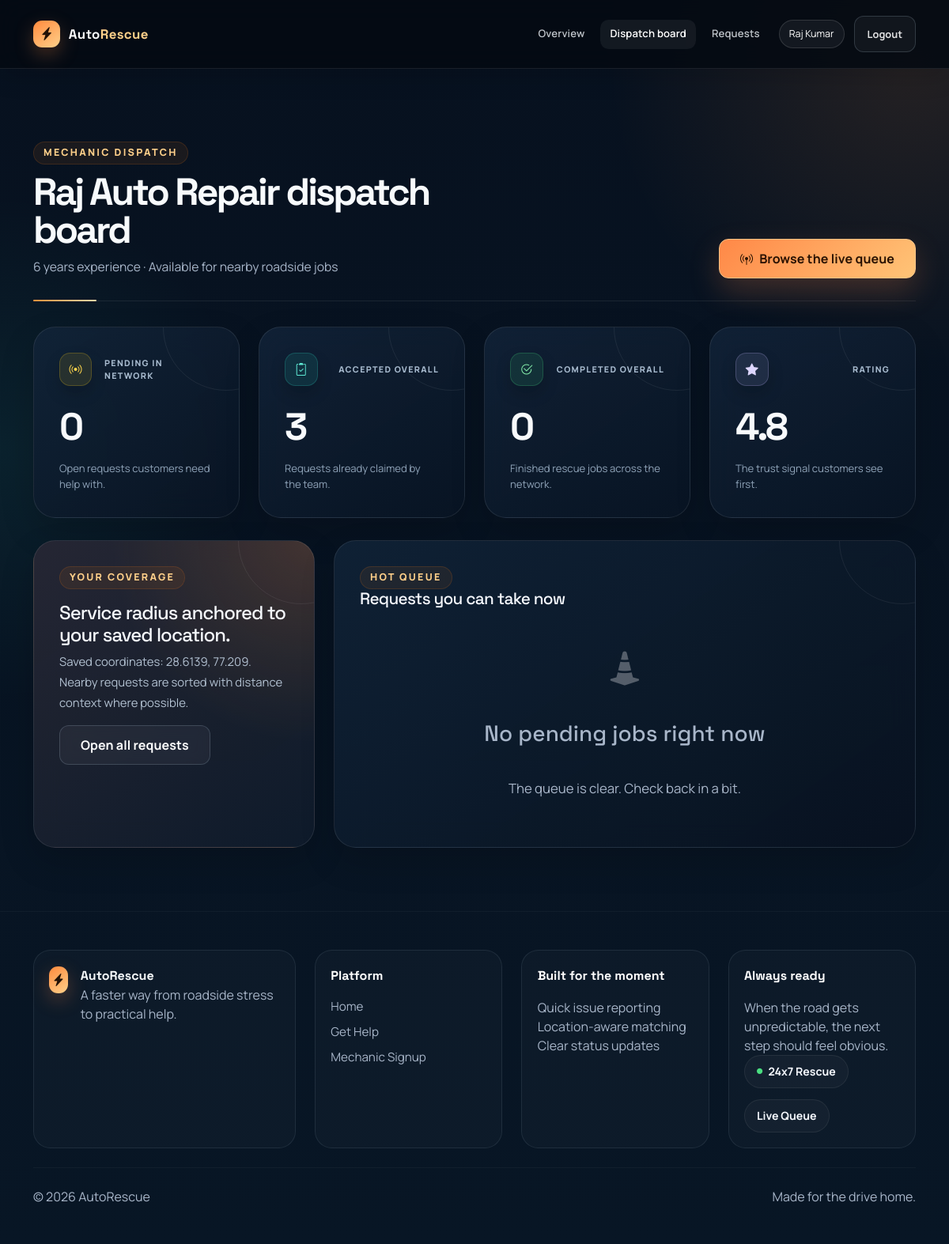
Screenshot of /mechanic-dashboard (signed in) with the database file from the repository.
### models/users.py (models this page shows, shortened)
class User(db.Model):
    __tablename__ = "users"
    id = db.Column(db.Integer, primary_key=True)
    name = db.Column(db.String(100), nullable=False)
    email = db.Column(db.String(100), unique=True, nullable=False, index=True)
    mobile = db.Column(db.String(15), nullable=False)
    password = db.Column(db.String(255), nullable=False)
    role = db.Column(db.String(20), nullable=False, default='customer')
    created_at = db.Column(db.DateTime, default=datetime.utcnow)
    updated_at = db.Column(db.DateTime, default=datetime.utcnow, onupdate=datetime.utcnow)

### models/mechanic.py (models this page shows, shortened)
class Mechanic(db.Model):
    __tablename__ = "mechanics"
    id = db.Column(db.Integer, primary_key=True)
    user_id = db.Column(db.Integer, db.ForeignKey('users.id'), unique=True, nullable=False, index=True)
    shop_name = db.Column(db.String(100), nullable=False)
    experience = db.Column(db.Integer, default=0)
    latitude = db.Column(db.Float, nullable=False)
    longitude = db.Column(db.Float, nullable=False)
    availability = db.Column(db.String(20), default='Available', index=True)
    rating = db.Column(db.Float, default=0.0)
    created_at = db.Column(db.DateTime, default=datetime.utcnow)
    updated_at = db.Column(db.DateTime, default=datetime.utcnow, onupdate=datetime.utcnow)

### app.py (the view)
@app.route("/mechanic-dashboard")
@login_required
@role_required("mechanic")
def mechanic_dashboard():
    user = get_current_user()
    mechanic = Mechanic.query.filter_by(user_id=user.id).first()
    pending_requests = (
        ServiceRequest.query.filter_by(status="Pending")
        .order_by(ServiceRequest.created_at.desc())
        .all()
    )
    network_stats = build_request_stats(ServiceRequest.query.order_by(ServiceRequest.created_at.desc()).all())
    enriched_requests = [serialize_request(item, mechanic, include_customer=True) for item in pending_requests[:6]]
    return render_template(
        "mechanic_dashboard.html",
        user=user,
        mechanic=mechanic,
        requests=enriched_requests,
        stats=network_stats,
    )

### app.py (called while the page is built)
@app.context_processor
def inject_layout_context():
    return {"current_year": datetime.utcnow().year}

def get_current_user():
    user_id = session.get("user_id")
    if not user_id:
        return None
    return db.session.get(User, user_id)

def login_required(view_func):
    @wraps(view_func)
    def wrapped_view(*args, **kwargs):
        user = get_current_user()
        if not user:
            session.clear()
            if wants_json_response():
                return json_error("Please log in to continue.", 401, redirect_url=url_for("login"))
            return redirect(url_for("login"))
        return view_func(*args, **kwargs)
    return wrapped_view

def role_required(role):
    def decorator(view_func):
        @wraps(view_func)
        def wrapped_view(*args, **kwargs):
            user = get_current_user()
            if not user:
                session.clear()
                if wants_json_response():
                    return json_error("Please log in to continue.", 401, redirect_url=url_for("login"))
                return redirect(url_for("login"))
            if user.role != role:
                abort(403)
            return view_func(*args, **kwargs)
        return wrapped_view
    return decorator

def build_request_stats(requests):
    stats = {
        "total": len(requests),
        "pending": 0,
        "accepted": 0,
        "completed": 0,
    }
    for service_request in requests:
        status_key = service_request.status.lower()
        if status_key in stats:
            stats[status_key] += 1
    return stats

### templates/mechanic_dashboard.html (shortened to what this page needs)
{% extends "base.html" %}
{% block body_class %}dashboard-page{% endblock %}
{% block content %}
<section class="section-space">
    <div class="container">
        <div class="page-heading">
            <div>
                <span class="eyebrow">Mechanic dispatch</span>
                <h1>{{ mechanic.shop_name if mechanic else user.name }} dispatch board</h1>
                <p>{% if mechanic %}{{ mechanic.experience }} years experience &middot; {{ mechanic.availability }} for nearby roadside jobs{% else %}Complete your mechanic profile to improve route accuracy.{% endif %}</p>
            </div>
            <a href="{{ url_for('available_requests') }}" class="btn btn-rescue-primary"><i class="bi bi-broadcast-pin"></i> Browse the live queue</a>
        </div>
        <div class="row g-4">
            <div class="col-md-6 col-xl-3">
                <div class="dashboard-card stat-surface stat-card stat-card-pending">
                    <div class="stat-card-top"><span class="stat-icon"><i class="bi bi-broadcast"></i></span><span class="stat-kicker">Pending in network</span></div>
                    <strong>{{ stats.pending }}</strong>
                    <p>Open requests customers need help with.</p>
                </div>
            </div>
            <div class="col-md-6 col-xl-3">
                <div class="dashboard-card stat-surface stat-card stat-card-accepted">
                    <div class="stat-card-top"><span class="stat-icon"><i class="bi bi-clipboard2-check"></i></span><span class="stat-kicker">Accepted overall</span></div>
                    <strong>{{ stats.accepted }}</strong>
                    <p>Requests already claimed by the team.</p>
                </div>
            </div>
            <div class="col-md-6 col-xl-3">
                <div class="dashboard-card stat-surface stat-card stat-card-completed">
                    <div class="stat-card-top"><span class="stat-icon"><i class="bi bi-check2-circle"></i></span><span class="stat-kicker">Completed overall</span></div>
                    <strong>{{ stats.completed }}</strong>
                    <p>Finished rescue jobs across the network.</p>
                </div>
            </div>
            <div class="col-md-6 col-xl-3">
                <div class="dashboard-card stat-surface stat-card stat-card-rating">
                    <div class="stat-card-top"><span class="stat-icon"><i class="bi bi-star-fill"></i></span><span class="stat-kicker">Rating</span></div>
                    <strong>{{ mechanic.rating if mechanic else 4.8 }}</strong>
                    <p>The trust signal customers see first.</p>
                </div>
            </div>
        </div>
        <div class="row g-4 mt-1">
            <div class="col-lg-4">
                <div class="dashboard-card info-card action-panel">
                    <span class="eyebrow">Your coverage</span>
                    <h3>{% if mechanic %}Service radius anchored to your saved location.{% else %}Location missing for precise matching.{% endif %}</h3>
                    <p>{% if mechanic %}Saved coordinates: {{ mechanic.latitude|round(4) }}, {{ mechanic.longitude|round(4) }}. Nearby requests are sorted with distance context where possible.{% else %}Ask an admin to seed your mechanic profile or register a fresh mechanic account with location info.{% endif %}</p>
                    <a href="{{ url_for('view_requests') }}" class="btn btn-soft">Open all requests</a>
                </div>
            </div>
            <div class="col-lg-8">
                <div class="dashboard-card list-card elevated-list-card">
                    <div class="section-inline-header">
                        <div>
                            <span class="eyebrow">Hot queue</span>
                            <h3>Requests you can take now</h3>
                        </div>
                    </div>
                    {% if requests %}
                    <div class="request-grid">
                        {% for request in requests %}
                        <article class="job-card priority-{{ request.priority }}">
                            <div class="job-card-top">
                                <div>
                                    <div class="request-title">#{{ request.id }} &middot; {{ request.vehicle_type }}</div>
                                    <p>{{ request.issue_type }}</p>
                                </div>
                                <span class="priority-pill priority-{{ request.priority }}">{{ request.priority|title }}</span>
                            </div>
                            <div class="job-meta">
                                <span><i class="bi bi-geo-alt"></i> {{ request.distance_label }}</span>
                                <span><i class="bi bi-clock"></i> {{ request.created_label }}</span>
                                <span><i class="bi bi-person"></i> {{ request.customer_name or 'Customer' }}</span>
                            </div>
                            <button class="btn btn-premium w-100 mt-3" data-accept-request data-request-id="{{ request.id }}"><i class="bi bi-check2-circle"></i> Take this request</button>
                        </article>
                        {% endfor %}
                    </div>
                    {% else %}
                    <div class="empty-state">
                        <i class="bi bi-cone-striped"></i>
                        <h3>No pending jobs right now</h3>
                        <p>The queue is clear. Check back in a bit.</p>
                    </div>
                    {% endif %}
                </div>
            </div>
        </div>
    </div>
</section>
{% endblock %}

### templates/includes/header.html (shortened to what this page needs)
<nav class="topbar navbar navbar-expand-lg navbar-dark">
    <div class="container">
        <a class="navbar-brand brand-mark" href="{{ url_for('home') }}" aria-label="AutoRescue home">
            <span class="brand-badge"><i class="bi bi-lightning-charge-fill"></i></span>
            <span>Auto<span>Rescue</span></span>
        </a>
        <div class="collapse navbar-collapse" id="topNav">
            <ul class="navbar-nav ms-auto align-items-lg-center gap-lg-2">
                <li class="nav-item">
                    <a class="nav-link {% if request.endpoint == 'home' %}active{% endif %}" href="{{ url_for('home') }}">Overview</a>
                </li>
                {% if session.get('user_id') %}
                <li class="nav-item">
                    {% if session.get('user_role') == 'customer' %}
                    <a class="nav-link {% if request.endpoint == 'customer_dashboard' %}active{% endif %}" href="{{ url_for('customer_dashboard') }}">My dashboard</a>
                    {% elif session.get('user_role') == 'mechanic' %}
                    <a class="nav-link {% if request.endpoint in ['mechanic_dashboard', 'available_requests'] %}active{% endif %}" href="{{ url_for('mechanic_dashboard') }}">Dispatch board</a>
                    {% elif session.get('user_role') == 'admin' %}
                    <a class="nav-link {% if request.endpoint == 'admin_dashboard' %}active{% endif %}" href="{{ url_for('admin_dashboard') }}">Command center</a>
                    {% endif %}
                </li>
                <li class="nav-item">
                    <a class="nav-link {% if request.endpoint in ['view_requests', 'request_service', 'available_requests'] %}active{% endif %}" href="{{ url_for('view_requests') }}">Requests</a>
                </li>
                <li class="nav-item"><span class="user-pill">{{ session.get('user_name') }}</span></li>
                <li class="nav-item"><a class="btn btn-ghost nav-logout" href="{{ url_for('logout') }}">Logout</a></li>
                {% endif %}
            </ul>
        </div>
    </div>
</nav>

### rows the page displays
User: get "Raj Kumar"
Mechanic: shop_name "Raj Auto Repair", experience "6", availability "Available", rating "4.8", latitude "28.6139", longitude "77.209"

### other values shown
{{ stats.pending }} "0"
{{ stats.accepted }} "3"
{{ stats.completed }} "0"
